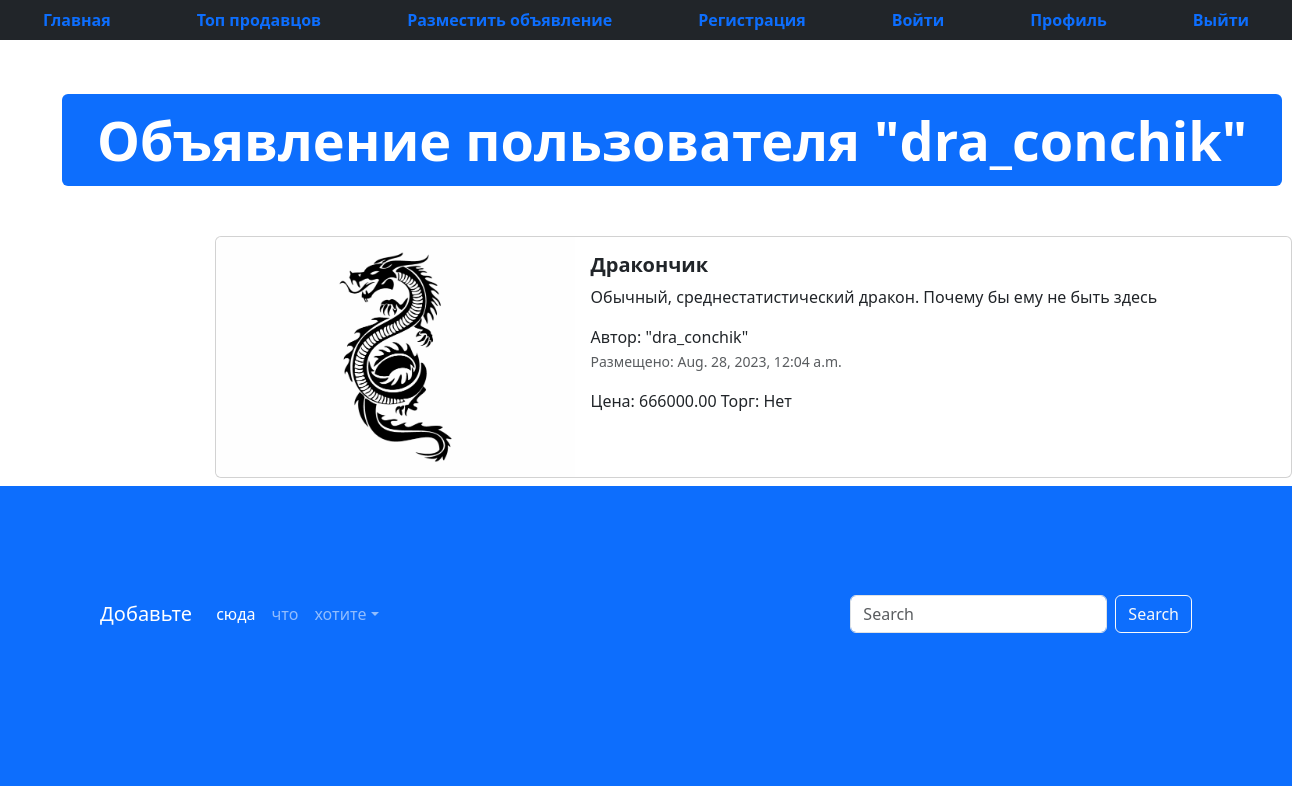
Screenshot of /advertisement/6 with the database file from the repository.
### app_advertisements/models.py (models this page shows, shortened)
class Advertisement(models.Model):
    title = models.CharField("заголовок", max_length=128)
    description = models.TextField("описание")
    price = models.DecimalField("цена", max_digits=10, decimal_places=2)
    auction = models.BooleanField("торг", help_text="Отметьте, если торг уместен")
    created_at = models.DateTimeField(auto_now_add=True)
    updated_at = models.DateTimeField(auto_now=True)
    user = models.ForeignKey(User, null=True, blank=True, verbose_name="Пользователь", on_delete=models.CASCADE)
    image = models.ImageField("Изображение", upload_to="advertisements/")
    class Meta:
        db_table = "advertisements"

### app_advertisements/views.py (the view)
# urls.py: path('advertisement/<int:pk>', advertisement_detail, name="adv-detail")
def advertisement_detail(request, pk):
    advertisement=Advertisement.objects.get(id=pk)
    context={"adv":advertisement}
    return render(request,'advertisement.html',context)

### templates/advertisement.html (shortened to what this page needs)
<!DOCTYPE html>
<html lang="en">
{% extends 'base.html' %}
{% load static %}
{% block content %}
<body>
  <ul class="nav nav-pills sticky-top bg-dark nav-fill">
    <li class="nav-item">
      <a class="nav-link" href="index.html">
        <span style="font-weight: bold;">Главная</span>
      </a>
    </li>
    <li class="nav-item">
      <a class="nav-link" href="top-sellers.html"><span style="font-weight: bold;">Топ продавцов</span>
      </a>
    </li>
    <li class="nav-item">
      <a class="nav-link" href="advertisement-post.html">
        <span style="font-weight: bold;">Разместить объявление</span>
      </a>
    </li>
    <li class="nav-item">
      <a class="nav-link" href="register.html">
        <span style="font-weight: bold;">Регистрация</span>
      </a>
    </li>
    <li class="nav-item">
      <a class="nav-link" href="login.html">
        <span style="font-weight: bold;">Войти</span>
      </a>
    </li>
    <li class="nav-item">
      <a class="nav-link" href="profile.html">
        <span style="font-weight: bold;">Профиль</span>
      </a>
    </li>
    <li class="nav-item">
      <a class="nav-link" href="#">
        <span style="font-weight: bold;">Выйти</span>
      </a>
    </li>
  </ul>
  <div class="container" style="margin: 50px;">
    <div class="display-2">
      <span class="badge bg-primary">Объявление пользователя "{{ adv.user }}"</span>
    </div>
  </div>
  <div class="col offset-2">
    <div class="card mb-2" style="max-width: 1200px; margin-top: 20px;">
      <div class="row g-0">
        <div class="col-md-4">
          <a href="#" class="nav-link">
            <img src="{% if adv.image %} {{ adv.image.url }} {% endif %}" class="img-fluid rounded-start" alt="Card title">
          </a>
        </div>
        <div class="col">
          <div class="card-body">
            <h5 class="card-title">
              <a href="#" class="nav-link"><strong>{{ adv.title }}</strong></a>
            </h5>
            <p class="card-text">
              {{ adv.description }}
            </p>
            <span>Автор: "{{ adv.user }}"</span>
            <p class="card-text"><small class="text-muted">Размещено: {{ adv.created_at }}</small></p>
            <span>Цена: {{ adv.price }}</span>
            <span>Торг: {% if adv.auction%}Да{% else %}Нет{%endif%}</span>
          </div>
        </div>
      </div>
    </div>
  </div>
  <footer style="padding: 100px; min-height: 300px;" class="bg-primary">
    <nav class="navbar navbar-expand-sm navbar-dark">
      <a class="navbar-brand" href="#">Добавьте</a>
      <div class="collapse navbar-collapse" id="collapsibleNavId">
        <ul class="navbar-nav me-auto mt-2 mt-lg-0">
          <li class="nav-item">
            <a class="nav-link active" href="#" aria-current="page">сюда</a>
          </li>
          <li class="nav-item">
            <a class="nav-link" href="#">что</a>
          </li>
          <li class="nav-item dropdown">
            <a class="nav-link dropdown-toggle" href="#" id="dropdownId" data-bs-toggle="dropdown" aria-haspopup="true"
              aria-expanded="false">хотите</a>
          </li>
        </ul>
        <form class="d-flex my-2 my-lg-0">
          <input class="form-control me-sm-2" type="text" placeholder="Search">
          <button class="btn btn-outline-light my-2 my-sm-0" type="submit">Search</button>
        </form>
      </div>
    </nav>
  </footer>
</body>
</html>
{% endblock %}

### rows the page displays
Advertisement: user "dra_conchik", image (picture), title "Дракончик", description "Обычный, среднестатистический дракон. Почему бы ему не быть здесь", created_at "Aug. 28, 2023, 12:04 a.m.", price "666000.00"
